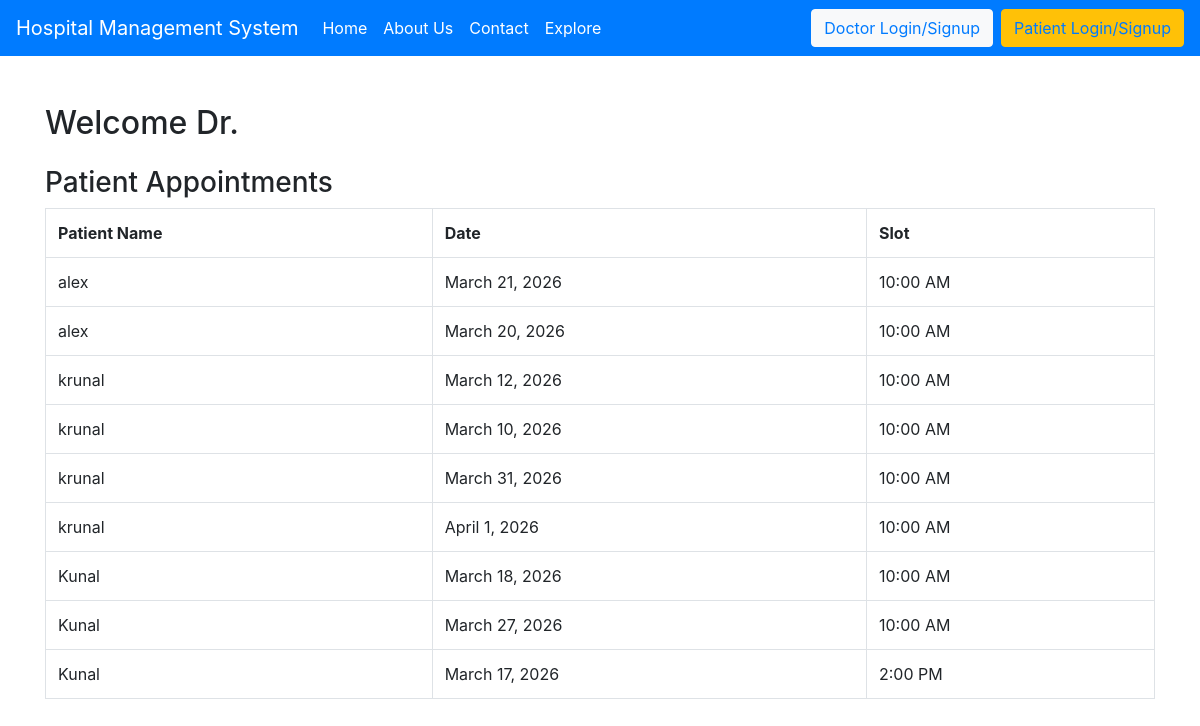
Before: /doc_dash/ (signed in) with the older database file.
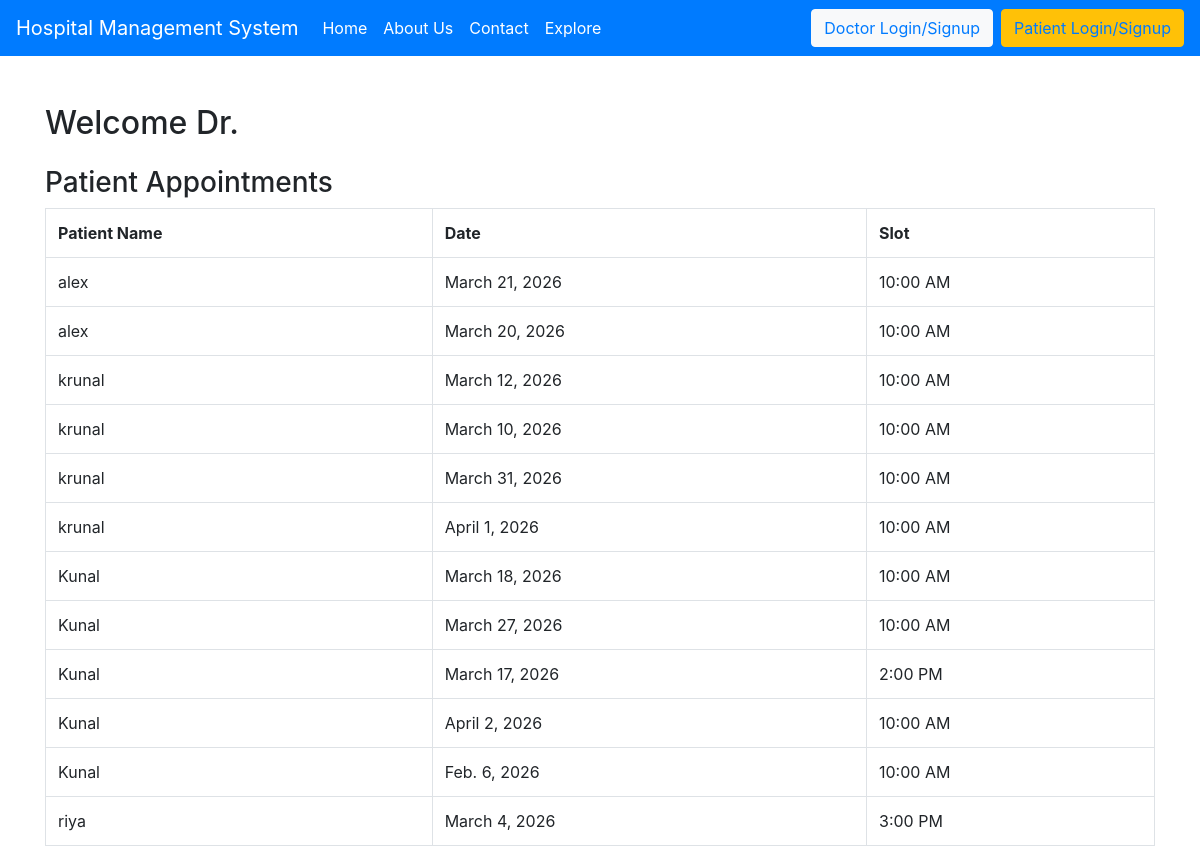
After: the same page with the newer database file.
### hospital/models.py (models this page shows, shortened)
class appointment(models.Model):
    doctor = models.ForeignKey(doctor, on_delete=models.CASCADE)
    patient = models.ForeignKey(patient, on_delete=models.CASCADE)
    date = models.DateField()
    slot = models.CharField(max_length=20)

class patient(models.Model):
    name=models.CharField(max_length=50)
    phone=models.CharField(max_length=15)
    email=models.EmailField(max_length=100)
    password=models.CharField(max_length=20)

### hospital/views.py (the view)
# urls.py: path('doc_dash/',views.doc_dash)
def doc_dash(request):
    doc_id = request.session.get('doctor_id')
    doc = doctor.objects.get(id=doc_id)
    apps = appointment.objects.filter(doctor=doc)
    return render(request,"doc_dash.html",{"apps":apps})

### hospital/templates/doc_dash.html
{% extends "base.html" %}
{% block body %}
<div class="container mt-5">
<h2>Welcome Dr. {{request.session.doctor_name}}</h2>
<h3 class="mt-4">Patient Appointments</h3>
<table class="table table-bordered">
<tr>
<th>Patient Name</th>
<th>Date</th>
<th>Slot</th>
</tr>
{% for a in apps %}
<tr>
<td>{{a.patient.name}}</td>
<td>{{a.date}}</td>
<td>{{a.slot}}</td>
</tr>
{% endfor %}
</table>
</div>
{% endblock %}

Changed rows visible on the page:
added appointment: patient.name "Kunal", date "April 2, 2026", slot "10:00 AM"
added appointment: patient.name "Kunal", date "Feb. 6, 2026", slot "10:00 AM"
added appointment: patient.name "riya", date "March 4, 2026", slot "3:00 PM"
